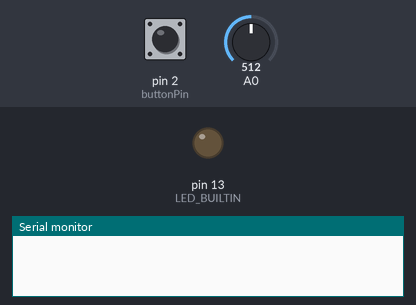
Simulated run of this sketch. Board: Arduino Uno, built with avr-gcc and run on an emulated ATmega328P. Shown: output pins drawn as LEDs (lit = HIGH), the last lines printed to the serial monitor. The inputs (shaded band) are chosen by the test bench; at power-on: pin 2 (buttonPin) HIGH, A0 = 512.

Above: at 1.2 s.
1.3 s: pin 2 (buttonPin) pulled LOW for 0.15 s
At 2.0 s:
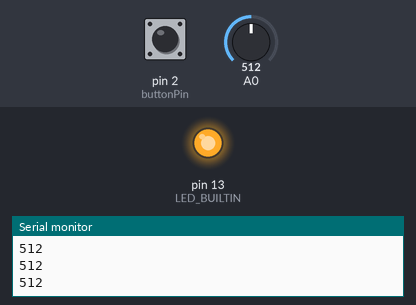
2.9 s: pin 2 (buttonPin) pulled LOW for 1 s
At 3.2 s:
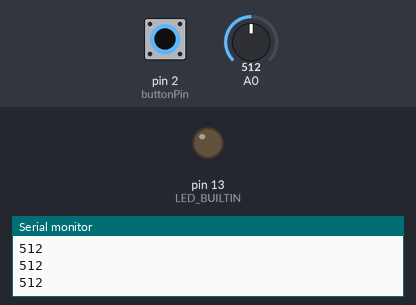
5.4 s: pin 2 (buttonPin) pulled LOW for 3.2 s
At 6.3 s:
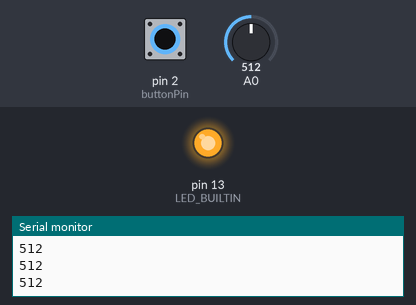
Timing chart, 0 to 8.4 s (numbered marks = the images above; inputs shaded):
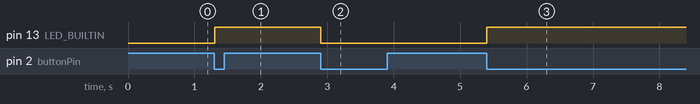

The sketch:

StartStopButton.ino
```cpp
/*
  start/stop button
  uses the press of a button
  to change state of the system

   created by Tom Igoe
   8 Mar 2020
*/

// I/O pin for the button
const int buttonPin = 2;
const int debounceDelay = 4;

// previous state of the button
int lastButtonState = HIGH;
bool reading = false;

void setup() {
  // initialize serial, button and LED:
  Serial.begin(9600);
  pinMode(buttonPin, INPUT_PULLUP);
  pinMode(LED_BUILTIN, OUTPUT);
}

void loop() {
  // read the button:
  int buttonState = digitalRead(buttonPin);
  // if it's changed:
  if (buttonState != lastButtonState) {
    delay(debounceDelay);
    if (buttonState == LOW) {     // if it's pressed:
      reading = !reading;
      digitalWrite(LED_BUILTIN, reading);
    }
    // save state for next time:
    lastButtonState = buttonState;
  }

  if (reading) {
    int sensorReading = analogRead(A0);
    Serial.println(sensorReading);
  }

}
```

Measured:
- after the input at 1.3 s, pin 13 (LED_BUILTIN): LOW → HIGH at once
- after the input at 2.9 s, pin 13 (LED_BUILTIN): HIGH → LOW at once
- after the input at 5.4 s, pin 13 (LED_BUILTIN): LOW → HIGH at once
